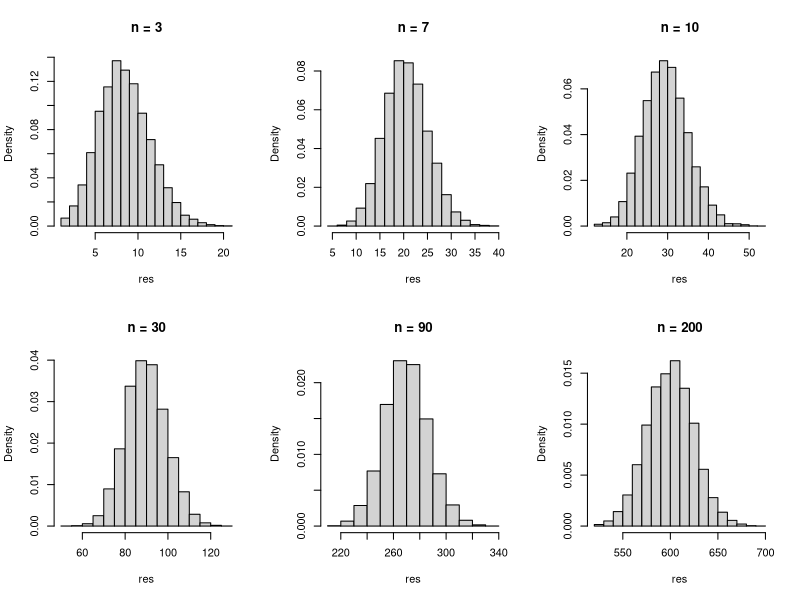
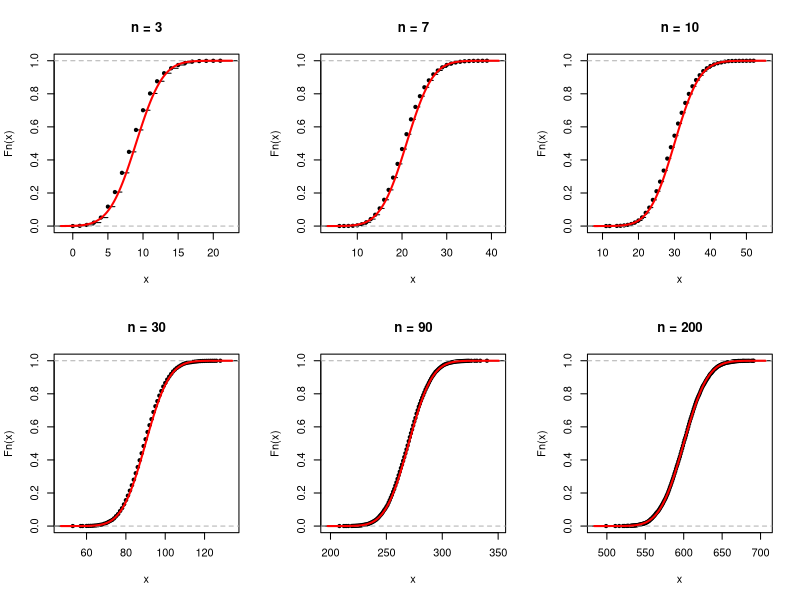

The R source for these figures, in order:
sim.task <- function(n) {
  x <- rpois(n, 3)
  sum(x)
}

ns <- c(3, 7, 10, 30, 90, 200)

#A
par(mfrow=c(2,3))
for (n in ns) {
  res <- replicate(10000, sim.task(n))
  hist(res, probability=T, main=paste("n =", n))
}

#B
for (n in ns) {
  res <- replicate(10000, sim.task(n))
  plot(ecdf(res), main=paste("n =", n))
  curve(pnorm(x, 3*n, sqrt(3*n)), add=T, lwd=2, col="red")
}
par(mfrow=c(1,1))
